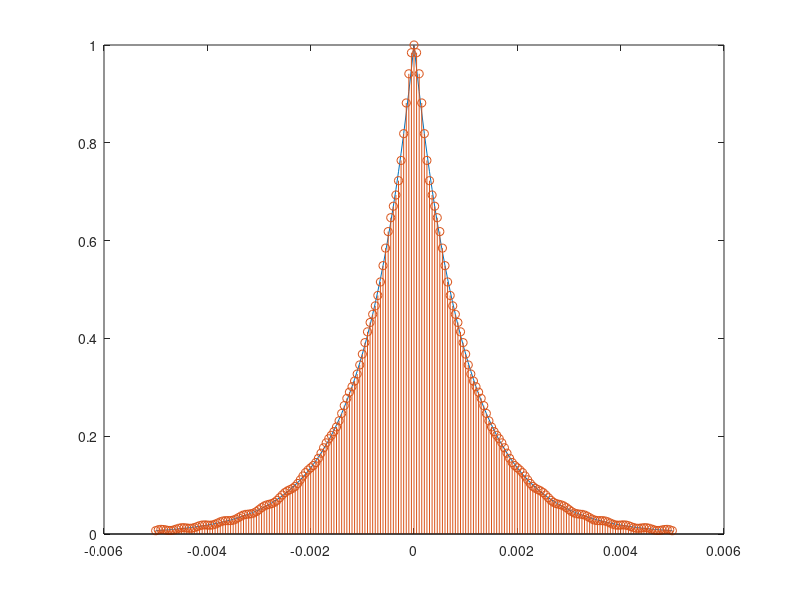

The MATLAB script that drew this image:
clear; clc; close all

dt = 0.00005; t = -0.005:dt:0.005;
xa = exp(-1000*abs(t));

fs1 = 5000;
n1 = [t(1):1/fs1:t(end)]*fs1;
x1 = exp(-1000*abs(n1*1/fs1));

nTs = n1*1/fs1;

xr = x1 * sinc(fs1*(ones(length(n1),1)*t-nTs'*ones(1,length(t))));

error = max(abs(xr - xa))

plot(t,xa); hold on;
stem(t,xr);
